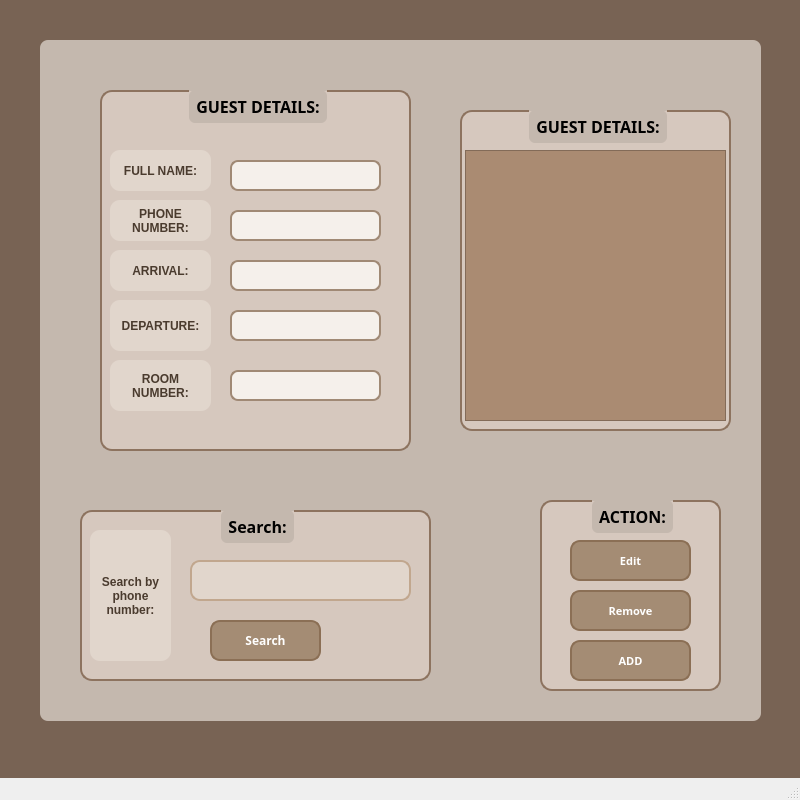
<?xml version="1.0" encoding="UTF-8"?>
<ui version="4.0">
 <class>MainWindow</class>
 <widget class="QMainWindow" name="MainWindow">
  <property name="geometry">
   <rect>
    <x>0</x>
    <y>0</y>
    <width>800</width>
    <height>800</height>
   </rect>
  </property>
  <property name="windowTitle">
   <string>MainWindow</string>
  </property>
  <widget class="QWidget" name="centralwidget">
   <widget class="QLabel" name="label">
    <property name="geometry">
     <rect>
      <x>0</x>
      <y>0</y>
      <width>1000</width>
      <height>900</height>
     </rect>
    </property>
    <property name="styleSheet">
     <string notr="true">background-color: rgb(120, 99, 84);</string>
    </property>
    <property name="text">
     <string/>
    </property>
   </widget>
   <widget class="QLabel" name="label_2">
    <property name="geometry">
     <rect>
      <x>40</x>
      <y>40</y>
      <width>721</width>
      <height>681</height>
     </rect>
    </property>
    <property name="font">
     <font>
      <family>Perpetua</family>
      <pointsize>12</pointsize>
     </font>
    </property>
    <property name="styleSheet">
     <string notr="true">QLabel {
    background-color: #C4B8AE;
    color: white;
    padding: 5px;
    border-radius: 8px;
}
</string>
    </property>
    <property name="text">
     <string/>
    </property>
   </widget>
   <widget class="QGroupBox" name="groupBox">
    <property name="geometry">
     <rect>
      <x>100</x>
      <y>90</y>
      <width>311</width>
      <height>361</height>
     </rect>
    </property>
    <property name="font">
     <font>
      <family>Perpetua Titling MT</family>
      <pointsize>12</pointsize>
      <weight>75</weight>
      <bold>true</bold>
     </font>
    </property>
    <property name="styleSheet">
     <string notr="true">QGroupBox {
    background-color: #D6C8BE; /* Màu nền hợp với #C4B8AE */
    border: 2px solid #8D735F; /* Viền màu tối hơn để tạo điểm nhấn */
    border-radius: 12px; /* Bo góc */
    padding: 10px;
    font-weight: bold;
}

QGroupBox::title {
    subcontrol-origin: margin;
    subcontrol-position: top center; /* Canh giữa tiêu đề */
    padding: 5px;
    background-color: #C4B8AE; /* Nền tiêu đề tiệp màu với label */
    border-radius: 6px;
}
</string>
    </property>
    <property name="title">
     <string>GUEST DETAILS:</string>
    </property>
    <property name="alignment">
     <set>Qt::AlignCenter</set>
    </property>
    <widget class="QLineEdit" name="lineEditFullName">
     <property name="geometry">
      <rect>
       <x>130</x>
       <y>70</y>
       <width>151</width>
       <height>31</height>
      </rect>
     </property>
     <property name="sizePolicy">
      <sizepolicy hsizetype="Expanding" vsizetype="Expanding">
       <horstretch>0</horstretch>
       <verstretch>0</verstretch>
      </sizepolicy>
     </property>
     <property name="styleSheet">
      <string notr="true">QLineEdit {
    background-color: #f5f0eb;  /* Màu be nhạt, hợp với theme tổng thể */
    border: 2px solid #a08975;  /* Viền màu nâu nhạt */
    border-radius: 8px;  /* Bo góc */
    padding: 4px;  /* Thêm khoảng cách bên trong */
    color: #4a3b2e;  /* Chữ màu nâu đậm cho dễ đọc */
    font-size: 14px;  
}
</string>
     </property>
    </widget>
    <widget class="QLineEdit" name="lineEditPhone">
     <property name="geometry">
      <rect>
       <x>130</x>
       <y>120</y>
       <width>151</width>
       <height>31</height>
      </rect>
     </property>
     <property name="sizePolicy">
      <sizepolicy hsizetype="Expanding" vsizetype="Expanding">
       <horstretch>0</horstretch>
       <verstretch>0</verstretch>
      </sizepolicy>
     </property>
     <property name="styleSheet">
      <string notr="true">QLineEdit {
    background-color: #f5f0eb;  /* Màu be nhạt, hợp với theme tổng thể */
    border: 2px solid #a08975;  /* Viền màu nâu nhạt */
    border-radius: 8px;  /* Bo góc */
    padding: 4px;  /* Thêm khoảng cách bên trong */
    color: #4a3b2e;  /* Chữ màu nâu đậm cho dễ đọc */
    font-size: 14px;  
}
</string>
     </property>
    </widget>
    <widget class="QLineEdit" name="lineEdit_3">
     <property name="geometry">
      <rect>
       <x>130</x>
       <y>170</y>
       <width>151</width>
       <height>31</height>
      </rect>
     </property>
     <property name="sizePolicy">
      <sizepolicy hsizetype="Expanding" vsizetype="Expanding">
       <horstretch>0</horstretch>
       <verstretch>0</verstretch>
      </sizepolicy>
     </property>
     <property name="styleSheet">
      <string notr="true">QLineEdit {
    background-color: #f5f0eb;  /* Màu be nhạt, hợp với theme tổng thể */
    border: 2px solid #a08975;  /* Viền màu nâu nhạt */
    border-radius: 8px;  /* Bo góc */
    padding: 4px;  /* Thêm khoảng cách bên trong */
    color: #4a3b2e;  /* Chữ màu nâu đậm cho dễ đọc */
    font-size: 14px;  
}
</string>
     </property>
    </widget>
    <widget class="QLineEdit" name="lineEdit_4">
     <property name="geometry">
      <rect>
       <x>130</x>
       <y>280</y>
       <width>151</width>
       <height>31</height>
      </rect>
     </property>
     <property name="sizePolicy">
      <sizepolicy hsizetype="Expanding" vsizetype="Expanding">
       <horstretch>0</horstretch>
       <verstretch>0</verstretch>
      </sizepolicy>
     </property>
     <property name="styleSheet">
      <string notr="true">QLineEdit {
    background-color: #f5f0eb;  /* Màu be nhạt, hợp với theme tổng thể */
    border: 2px solid #a08975;  /* Viền màu nâu nhạt */
    border-radius: 8px;  /* Bo góc */
    padding: 4px;  /* Thêm khoảng cách bên trong */
    color: #4a3b2e;  /* Chữ màu nâu đậm cho dễ đọc */
    font-size: 14px;  
}
</string>
     </property>
    </widget>
    <widget class="QLabel" name="label_8">
     <property name="geometry">
      <rect>
       <x>10</x>
       <y>60</y>
       <width>101</width>
       <height>41</height>
      </rect>
     </property>
     <property name="styleSheet">
      <string notr="true">QLabel {
    background-color: #e1d6cc;  /* Màu nền be nhẹ hợp với tổng thể */
    border-radius: 10px;  /* Bo góc mềm mại */
    padding: 6px 10px;  /* Thêm khoảng cách để nhìn đẹp hơn */
    color: #4a3b2e;  /* Chữ màu nâu đậm cho dễ đọc */
    font-weight: bold;  /* Làm chữ rõ ràng hơn */
}
</string>
     </property>
     <property name="text">
      <string>FULL NAME:</string>
     </property>
     <property name="alignment">
      <set>Qt::AlignCenter</set>
     </property>
     <property name="wordWrap">
      <bool>true</bool>
     </property>
    </widget>
    <widget class="QLabel" name="label_9">
     <property name="geometry">
      <rect>
       <x>10</x>
       <y>110</y>
       <width>101</width>
       <height>41</height>
      </rect>
     </property>
     <property name="styleSheet">
      <string notr="true">QLabel {
    background-color: #e1d6cc;  /* Màu nền be nhẹ hợp với tổng thể */
    border-radius: 10px;  /* Bo góc mềm mại */
    padding: 6px 10px;  /* Thêm khoảng cách để nhìn đẹp hơn */
    color: #4a3b2e;  /* Chữ màu nâu đậm cho dễ đọc */
    font-weight: bold;  /* Làm chữ rõ ràng hơn */
}
</string>
     </property>
     <property name="text">
      <string>PHONE NUMBER:</string>
     </property>
     <property name="alignment">
      <set>Qt::AlignCenter</set>
     </property>
     <property name="wordWrap">
      <bool>true</bool>
     </property>
    </widget>
    <widget class="QLabel" name="label_10">
     <property name="geometry">
      <rect>
       <x>10</x>
       <y>160</y>
       <width>101</width>
       <height>41</height>
      </rect>
     </property>
     <property name="styleSheet">
      <string notr="true">QLabel {
    background-color: #e1d6cc;  /* Màu nền be nhẹ hợp với tổng thể */
    border-radius: 10px;  /* Bo góc mềm mại */
    padding: 6px 10px;  /* Thêm khoảng cách để nhìn đẹp hơn */
    color: #4a3b2e;  /* Chữ màu nâu đậm cho dễ đọc */
    font-weight: bold;  /* Làm chữ rõ ràng hơn */
}
</string>
     </property>
     <property name="text">
      <string>ARRIVAL:</string>
     </property>
     <property name="alignment">
      <set>Qt::AlignCenter</set>
     </property>
     <property name="wordWrap">
      <bool>true</bool>
     </property>
    </widget>
    <widget class="QLabel" name="label_11">
     <property name="geometry">
      <rect>
       <x>10</x>
       <y>270</y>
       <width>101</width>
       <height>51</height>
      </rect>
     </property>
     <property name="styleSheet">
      <string notr="true">QLabel {
    background-color: #e1d6cc;  /* Màu nền be nhẹ hợp với tổng thể */
    border-radius: 10px;  /* Bo góc mềm mại */
    padding: 6px 10px;  /* Thêm khoảng cách để nhìn đẹp hơn */
    color: #4a3b2e;  /* Chữ màu nâu đậm cho dễ đọc */
    font-weight: bold;  /* Làm chữ rõ ràng hơn */
}
</string>
     </property>
     <property name="text">
      <string>ROOM NUMBER:</string>
     </property>
     <property name="alignment">
      <set>Qt::AlignCenter</set>
     </property>
     <property name="wordWrap">
      <bool>true</bool>
     </property>
    </widget>
    <widget class="QLabel" name="label_12">
     <property name="geometry">
      <rect>
       <x>10</x>
       <y>210</y>
       <width>101</width>
       <height>51</height>
      </rect>
     </property>
     <property name="styleSheet">
      <string notr="true">QLabel {
    background-color: #e1d6cc;  /* Màu nền be nhẹ hợp với tổng thể */
    border-radius: 10px;  /* Bo góc mềm mại */
    padding: 6px 10px;  /* Thêm khoảng cách để nhìn đẹp hơn */
    color: #4a3b2e;  /* Chữ màu nâu đậm cho dễ đọc */
    font-weight: bold;  /* Làm chữ rõ ràng hơn */
}
</string>
     </property>
     <property name="text">
      <string>DEPARTURE:</string>
     </property>
     <property name="alignment">
      <set>Qt::AlignCenter</set>
     </property>
     <property name="wordWrap">
      <bool>true</bool>
     </property>
    </widget>
    <widget class="QLineEdit" name="lineEdit_6">
     <property name="geometry">
      <rect>
       <x>130</x>
       <y>220</y>
       <width>151</width>
       <height>31</height>
      </rect>
     </property>
     <property name="sizePolicy">
      <sizepolicy hsizetype="Expanding" vsizetype="Expanding">
       <horstretch>0</horstretch>
       <verstretch>0</verstretch>
      </sizepolicy>
     </property>
     <property name="styleSheet">
      <string notr="true">QLineEdit {
    background-color: #f5f0eb;  /* Màu be nhạt, hợp với theme tổng thể */
    border: 2px solid #a08975;  /* Viền màu nâu nhạt */
    border-radius: 8px;  /* Bo góc */
    padding: 4px;  /* Thêm khoảng cách bên trong */
    color: #4a3b2e;  /* Chữ màu nâu đậm cho dễ đọc */
    font-size: 14px;  
}
</string>
     </property>
    </widget>
   </widget>
   <widget class="QGroupBox" name="groupBox_2">
    <property name="geometry">
     <rect>
      <x>80</x>
      <y>510</y>
      <width>351</width>
      <height>171</height>
     </rect>
    </property>
    <property name="font">
     <font>
      <family>Perpetua Titling MT</family>
      <pointsize>12</pointsize>
      <weight>75</weight>
      <bold>true</bold>
     </font>
    </property>
    <property name="styleSheet">
     <string notr="true">QGroupBox {
    background-color: #D6C8BE; /* Màu nền hợp với #C4B8AE */
    border: 2px solid #8D735F; /* Viền màu tối hơn để tạo điểm nhấn */
    border-radius: 12px; /* Bo góc */
    padding: 10px;
    font-weight: bold;
}

QGroupBox::title {
    subcontrol-origin: margin;
    subcontrol-position: top center; /* Canh giữa tiêu đề */
    padding: 5px;
    background-color: #C4B8AE; /* Nền tiêu đề tiệp màu với label */
    border-radius: 6px;
}
</string>
    </property>
    <property name="title">
     <string>Search:</string>
    </property>
    <property name="alignment">
     <set>Qt::AlignCenter</set>
    </property>
    <widget class="QLabel" name="label_7">
     <property name="geometry">
      <rect>
       <x>10</x>
       <y>20</y>
       <width>81</width>
       <height>131</height>
      </rect>
     </property>
     <property name="styleSheet">
      <string notr="true">QLabel {
    background-color: #e1d6cc;  /* Màu nền be nhẹ hợp với tổng thể */
    border-radius: 10px;  /* Bo góc mềm mại */
    padding: 6px 10px;  /* Thêm khoảng cách để nhìn đẹp hơn */
    color: #4a3b2e;  /* Chữ màu nâu đậm cho dễ đọc */
    font-weight: bold;  /* Làm chữ rõ ràng hơn */
}
</string>
     </property>
     <property name="text">
      <string>Search by phone number:</string>
     </property>
     <property name="alignment">
      <set>Qt::AlignCenter</set>
     </property>
     <property name="wordWrap">
      <bool>true</bool>
     </property>
    </widget>
    <widget class="QLineEdit" name="lineEditSearchPhone">
     <property name="geometry">
      <rect>
       <x>110</x>
       <y>50</y>
       <width>221</width>
       <height>41</height>
      </rect>
     </property>
     <property name="styleSheet">
      <string notr="true">QLineEdit {
    background-color: #e1d6cc;  /* Màu nền giống label */
    border: 2px solid #c1a78e;  /* Viền nâu nhạt tạo điểm nhấn */
    border-radius: 10px;  /* Bo góc mềm mại */
    padding: 6px 10px;  /* Thêm khoảng trống để nhập dễ hơn */
    color: #4a3b2e;  /* Chữ nâu đậm, dễ đọc */
    font-size: 14px;  /* Chỉnh cỡ chữ để nhìn đẹp hơn */
    selection-background-color: #b79d8b;  /* Màu khi bôi đen chữ */
}
</string>
     </property>
    </widget>
    <widget class="QPushButton" name="pushButtonSearch">
     <property name="geometry">
      <rect>
       <x>130</x>
       <y>110</y>
       <width>111</width>
       <height>41</height>
      </rect>
     </property>
     <property name="font">
      <font>
       <family>Perpetua Titling MT</family>
       <weight>75</weight>
       <bold>true</bold>
      </font>
     </property>
     <property name="styleSheet">
      <string notr="true">QPushButton {
    background-color: #A48C74; /* Màu hợp với tông màu tổng thể */
    color: white; /* Chữ màu trắng để dễ nhìn */
    border-radius: 10px; /* Bo góc */
    padding: 5px 10px; /* Canh lề cho đẹp */
    border: 2px solid #8B6F55; /* Viền đậm hơn một chút */
}

QPushButton:hover {
    background-color: #8B6F55; /* Đổi màu khi hover để có hiệu ứng */
}

QPushButton:pressed {
    background-color: #786354; /* Khi nhấn thì màu đậm hơn */
}
</string>
     </property>
     <property name="text">
      <string>Search</string>
     </property>
     <property name="icon">
      <iconset>
       <normaloff>../images/image(6).png</normaloff>../images/image(6).png</iconset>
     </property>
    </widget>
   </widget>
   <widget class="QGroupBox" name="groupBox_4">
    <property name="geometry">
     <rect>
      <x>540</x>
      <y>500</y>
      <width>181</width>
      <height>191</height>
     </rect>
    </property>
    <property name="font">
     <font>
      <family>Perpetua Titling MT</family>
      <pointsize>12</pointsize>
      <weight>75</weight>
      <bold>true</bold>
     </font>
    </property>
    <property name="styleSheet">
     <string notr="true">QGroupBox {
    background-color: #D6C8BE; /* Màu nền hợp với #C4B8AE */
    border: 2px solid #8D735F; /* Viền màu tối hơn để tạo điểm nhấn */
    border-radius: 12px; /* Bo góc */
    padding: 10px;
    font-weight: bold;
}

QGroupBox::title {
    subcontrol-origin: margin;
    subcontrol-position: top center; /* Canh giữa tiêu đề */
    padding: 5px;
    background-color: #C4B8AE; /* Nền tiêu đề tiệp màu với label */
    border-radius: 6px;
}
</string>
    </property>
    <property name="title">
     <string>ACTION:</string>
    </property>
    <property name="alignment">
     <set>Qt::AlignCenter</set>
    </property>
    <widget class="QPushButton" name="pushButtonEdit">
     <property name="geometry">
      <rect>
       <x>30</x>
       <y>40</y>
       <width>121</width>
       <height>41</height>
      </rect>
     </property>
     <property name="font">
      <font>
       <family>Perpetua Titling MT</family>
       <pointsize>8</pointsize>
       <weight>75</weight>
       <bold>true</bold>
      </font>
     </property>
     <property name="styleSheet">
      <string notr="true">QPushButton {
    background-color: #A48C74; /* Màu hợp với tông màu tổng thể */
    color: white; /* Chữ màu trắng để dễ nhìn */
    border-radius: 10px; /* Bo góc */
    padding: 5px 10px; /* Canh lề cho đẹp */
    border: 2px solid #8B6F55; /* Viền đậm hơn một chút */
}

QPushButton:hover {
    background-color: #8B6F55; /* Đổi màu khi hover để có hiệu ứng */
}

QPushButton:pressed {
    background-color: #786354; /* Khi nhấn thì màu đậm hơn */
}
</string>
     </property>
     <property name="text">
      <string>Edit</string>
     </property>
     <property name="icon">
      <iconset>
       <normaloff>../images/image(8).png</normaloff>../images/image(8).png</iconset>
     </property>
    </widget>
    <widget class="QPushButton" name="pushButtonRemove">
     <property name="geometry">
      <rect>
       <x>30</x>
       <y>90</y>
       <width>121</width>
       <height>41</height>
      </rect>
     </property>
     <property name="font">
      <font>
       <family>Perpetua Titling MT</family>
       <pointsize>8</pointsize>
       <weight>75</weight>
       <bold>true</bold>
      </font>
     </property>
     <property name="styleSheet">
      <string notr="true">QPushButton {
    background-color: #A48C74; /* Màu hợp với tông màu tổng thể */
    color: white; /* Chữ màu trắng để dễ nhìn */
    border-radius: 10px; /* Bo góc */
    padding: 5px 10px; /* Canh lề cho đẹp */
    border: 2px solid #8B6F55; /* Viền đậm hơn một chút */
}

QPushButton:hover {
    background-color: #8B6F55; /* Đổi màu khi hover để có hiệu ứng */
}

QPushButton:pressed {
    background-color: #786354; /* Khi nhấn thì màu đậm hơn */
}
</string>
     </property>
     <property name="text">
      <string>Remove</string>
     </property>
     <property name="icon">
      <iconset>
       <normaloff>../images/image(7).png</normaloff>../images/image(7).png</iconset>
     </property>
    </widget>
    <widget class="QPushButton" name="pushButtonAdd">
     <property name="geometry">
      <rect>
       <x>30</x>
       <y>140</y>
       <width>121</width>
       <height>41</height>
      </rect>
     </property>
     <property name="font">
      <font>
       <family>Perpetua Titling MT</family>
       <pointsize>8</pointsize>
       <weight>75</weight>
       <bold>true</bold>
      </font>
     </property>
     <property name="styleSheet">
      <string notr="true">QPushButton {
    background-color: #A48C74; /* Màu hợp với tông màu tổng thể */
    color: white; /* Chữ màu trắng để dễ nhìn */
    border-radius: 10px; /* Bo góc */
    padding: 5px 10px; /* Canh lề cho đẹp */
    border: 2px solid #8B6F55; /* Viền đậm hơn một chút */
}

QPushButton:hover {
    background-color: #8B6F55; /* Đổi màu khi hover để có hiệu ứng */
}

QPushButton:pressed {
    background-color: #786354; /* Khi nhấn thì màu đậm hơn */
}
</string>
     </property>
     <property name="text">
      <string>ADD</string>
     </property>
     <property name="icon">
      <iconset>
       <normaloff>../images/image(5).png</normaloff>../images/image(5).png</iconset>
     </property>
    </widget>
   </widget>
   <widget class="QGroupBox" name="groupBox_3">
    <property name="geometry">
     <rect>
      <x>460</x>
      <y>110</y>
      <width>271</width>
      <height>321</height>
     </rect>
    </property>
    <property name="font">
     <font>
      <family>Perpetua Titling MT</family>
      <pointsize>12</pointsize>
      <weight>75</weight>
      <bold>true</bold>
     </font>
    </property>
    <property name="styleSheet">
     <string notr="true">QGroupBox {
    background-color: #D6C8BE; /* Màu nền hợp với #C4B8AE */
    border: 2px solid #8D735F; /* Viền màu tối hơn để tạo điểm nhấn */
    border-radius: 12px; /* Bo góc */
    padding: 10px;
    font-weight: bold;
}

QGroupBox::title {
    subcontrol-origin: margin;
    subcontrol-position: top center; /* Canh giữa tiêu đề */
    padding: 5px;
    background-color: #C4B8AE; /* Nền tiêu đề tiệp màu với label */
    border-radius: 6px;
}
</string>
    </property>
    <property name="title">
     <string>GUEST DETAILS:</string>
    </property>
    <property name="alignment">
     <set>Qt::AlignCenter</set>
    </property>
    <widget class="QListWidget" name="listWidgetCustomers">
     <property name="geometry">
      <rect>
       <x>5</x>
       <y>40</y>
       <width>261</width>
       <height>271</height>
      </rect>
     </property>
     <property name="styleSheet">
      <string notr="true">background-color: rgb(170, 139, 114);</string>
     </property>
    </widget>
   </widget>
  </widget>
  <widget class="QMenuBar" name="menubar">
   <property name="geometry">
    <rect>
     <x>0</x>
     <y>0</y>
     <width>800</width>
     <height>26</height>
    </rect>
   </property>
  </widget>
  <widget class="QStatusBar" name="statusbar"/>
 </widget>
 <resources/>
 <connections/>
</ui>
